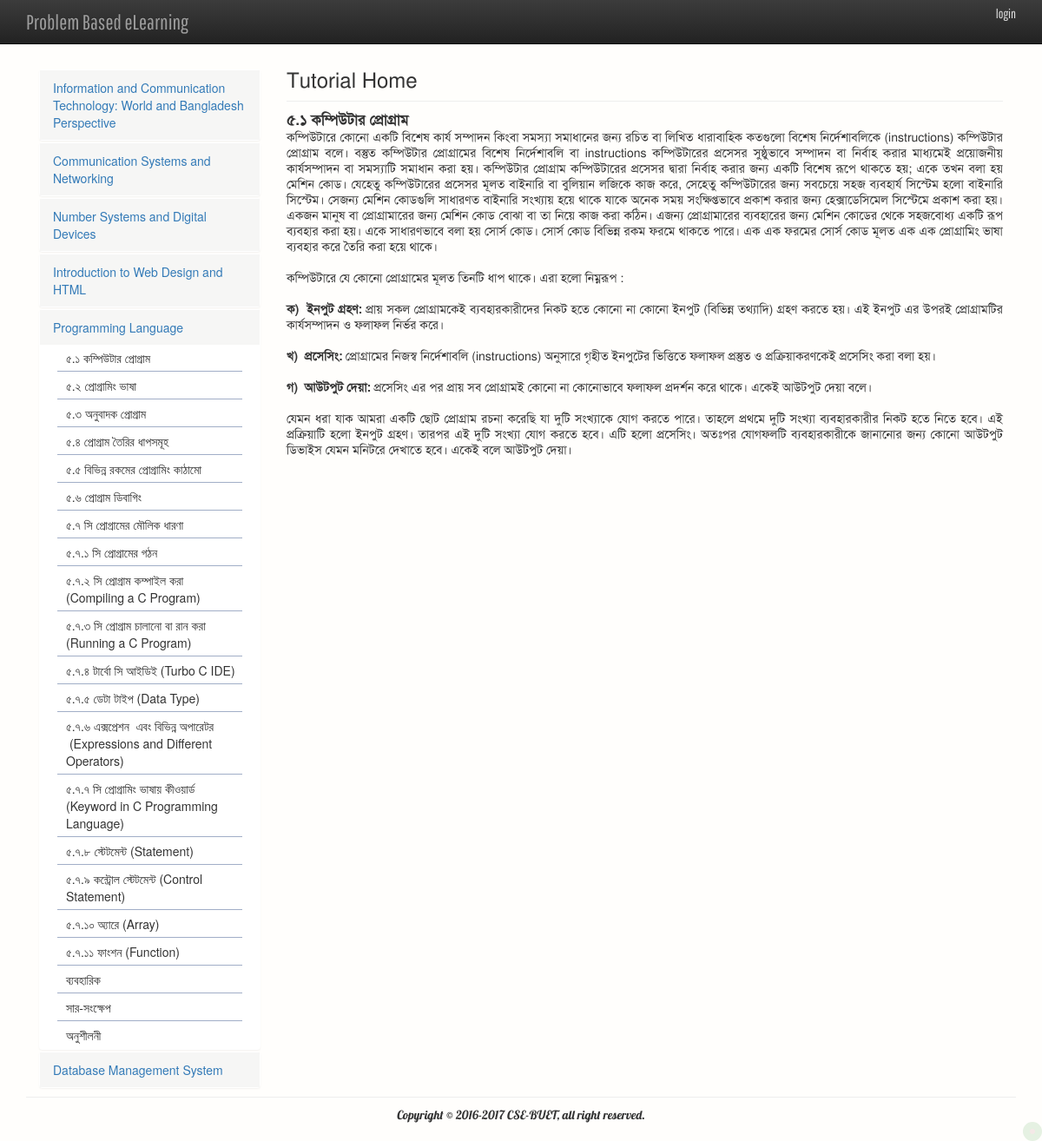
Page /c/Tutorial/index/1 on the committed database.
### tables this page shows
CREATE TABLE IF NOT EXISTS `c_tutorial` (
  `id` int(11) NOT NULL AUTO_INCREMENT,
  `section` int(11) DEFAULT NULL,
  `sub_section` varchar(255) DEFAULT NULL,
  `description` longtext,
  PRIMARY KEY (`id`)
);

CREATE TABLE IF NOT EXISTS `c_sub_section` (
  `id` int(11) NOT NULL AUTO_INCREMENT,
  `tid` int(11) DEFAULT NULL,
  `sub_title` varchar(200) DEFAULT NULL,
  PRIMARY KEY (`id`)
);

### application/controllers/c/Tutorial.php (called while the page is built, shortened)
<?php
class Tutorial extends CI_Controller {
	function __construct() {
		$this->load->model("c/Tutorial_model", "tutorial");
	}
	public function index($id)
	{
		$data['content1'] = $this->tutorial->getContent1();
		$data['content2'] = $this->tutorial->getContent2();
		$data['content5'] = $this->tutorial->getContent5();
		$data['first_content'] = $this->tutorial->getFirstContent($id);
		$this->load->view('c/tutorial/home_view', $data);
	}
}

### index.php (called while the page is built, shortened)
<?php
require_once BASEPATH.'core/CodeIgniter.php';

### application/models/c/Tutorial_model.php (called while the page is built, shortened)
<?php
class Tutorial_model extends CI_Model
{
    public function getContent1()
    {
        $this->db->select("t.id, sb.id as parent_id, sb.sub_title,  t.description as title");
        $this->db->from("c_tutorial t, c_sub_section sb");
        $this->db->where('`t`.`sub_section`=`sb`.`id`');
        $this->db->where('`t`.`id`>=22');
        $this->db->where('`t`.`id`<=55');
        $this->db->order_by("t.id");
        $query = $this->db->get();
        return $result = $query->result();
    }
    public function getContent2()
    {
        $this->db->select("t.id, sb.id as parent_id, sb.sub_title,  t.description as title");
        $this->db->from("c_tutorial t, c_sub_section sb");
        $this->db->where('`t`.`sub_section`=`sb`.`id`');
        $this->db->where('`t`.`id`>=56');
        $this->db->where('`t`.`id`<=70');
        $this->db->order_by("t.id");
        $query = $this->db->get();
        return $result = $query->result();
    }
    public function getContent5()
    {
        $this->db->select("t.id, sb.id as parent_id, sb.sub_title,  t.description as title");
        $this->db->from("c_tutorial t, c_sub_section sb");
        $this->db->where('`t`.`sub_section`=`sb`.`id`');
        $this->db->where('`t`.`id`>=1');
        $this->db->where('`t`.`id`<=21');
        $this->db->order_by("t.id");
        $query = $this->db->get();
        return $result = $query->result();
    }
    public function getFirstContent($id)
    {
        $this->db->select("t.id, sb.id as parent_id, sb.sub_title,  t.description as title");
        $this->db->from("c_tutorial t, c_sub_section sb");
        $this->db->where('`t`.`sub_section`=`sb`.`id`');
        $this->db->where('`t`.`id`', $id);
        $this->db->limit(1);
        $query = $this->db->get();
        return $result = $query->result();
    }
}

### application/views/c/tutorial/home_view.php (the view, shortened to what this page needs)
<?php
$this->load->view('c/common/book-header');
$this->load->view('c/common/tutorial_nav');
?>
<div class="col-md-9 col-sm-9 col-xs-12">
    <h3>Tutorial Home</h3>
    <hr>
    <div class="tutorial_box" id="tutorial_box">
        <?php echo '<big><b>'.$first_content[0]->sub_title.'</b></big><br>'; echo $first_content[0]->title;?>
    </div>
</div>

### application/views/c/common/tutorial_nav.php (shortened to what this page needs)
<div class="col-md-3 col-sm-4 col-xs-12">
    <ul class="nav nav-stacked" id="accordion1">
        <li class="panel"> <a data-toggle="collapse" data-parent="#accordion1" href="#firstLink">Information and Communication Technology: World and Bangladesh Perspective</a>
        </li>
        <li class="panel"> <a data-toggle="collapse" data-parent="#accordion1" href="#secondLink">Communication Systems and Networking</a>
        </li>
        <li class="panel"> <a data-toggle="collapse" data-parent="#accordion1" href="#thirdLink">Number Systems and Digital Devices</a>
        </li>
        <li class="panel"> <a data-toggle="collapse" data-parent="#accordion1" href="#fourthLink">Introduction to Web Design and HTML</a>
        </li>
        <li class="panel"> <a data-toggle="collapse" data-parent="#accordion1" href="#fifthLink">Programming Language</a>
            <ul id="fifthLink" class="collapse in" aria-expanded="true">
                <?php for ($i = 0; $i < count($content5); ++$i) { ?>
                    <li type="button" title="<?php echo $content5[$i]->id;?>" class="menu_id"><?php echo $content5[$i]->sub_title;?></li>
                <?php } ?>
            </ul>
        </li>
        <li class="panel"> <a data-toggle="collapse" data-parent="#accordion1" href="#sixthLink">Database Management System</a>
        </li>
    </ul>
</div>

### assets/css/main.css (style rules this page uses)
* { margin:0; padding:0; }
ul,li { list-style: none; }
:link,:visited { text-decoration: none; }
h1,h2, h3, h4, h5, p { margin:0; }
hr { margin: 10px 0; }
.tutorial_box { text-align: justify; }
.menu_id { width: 100%; text-align: left; margin-bottom: 1px; padding:5px 5px 5px 10px; cursor: pointer; }

### application/views/c/common/book-header.php (style rules this page uses)
body { padding-top: 80px; padding-bottom: 20px; background: #fffefc; }
#accordion1 .panel { margin-bottom: 0; }
#accordion1 .panel a { background: #f6f6f5; }
#accordion1 .panel ul { margin:0 20px; }
#accordion1 .panel ul li:last-child { border-bottom:none; }

### application/views/c/tutorial/home_view.php (style rules this page uses)
.col-md-9 { font: normal 14px 'SolaimanLipi'; }

### rows in the picture
c_tutorial: c_sub_section.sub_title "৫.১ কম্পিউটার প্রোগ্রাম", description "কম্পিউটারে কোনো একটি বিশেষ কার্য সম্পাদন কিংবা সমস্যা সমাধানের জন্য রচিত বা লিখিত ধারাবাহিক কতগুলো বিশেষ নির্দেশাবলিকে (instructions) কম্পিউটার প্রোগ্রাম বলে। বস্তুত কম্পিউটার প্রোগ্রামের বিশেষ নির্দেশাবলি বা instructions কম্পিউটারের প্রসেসর সুষ্ঠুভাবে সম্পাদন বা নির্বাহ করার মাধ্যমেই প্রয়োজনীয় কার্যসম্পাদন বা সমস্যাটি সমাধান করা হয়। কম্পিউটার প্রোগ্রাম কম্পিউটারের প্রসেসর দ্বারা নির্বাহ করার জন্য একটি বিশেষ রূপে থাকতে হয়; একে তখন বলা হয় মেশিন কোড। যেহেতু কম্পিউটারের প্রসেসর মূলত বাইনারি বা বুলিয়ান লজিকে কাজ করে, সেহেতু কম্পিউটারের জন্য সবচেয়ে সহজ ব্যবহার্য সিস্টেম হলো বাইনারি সিস্টেম। সেজন্য মেশিন কোডগুলি সাধারণত বাইনারি সংখ্যায় হয়ে থাকে যাকে অনেক সময় সংক্ষিপ্তভাবে প্রকাশ করার জন্য…"
c_tutorial: c_sub_section.sub_title "৫.২ প্রোগ্রামিং ভাষা"
c_tutorial: c_sub_section.sub_title "৫.৩ অনুবাদক প্রোগ্রাম"
c_tutorial: c_sub_section.sub_title "৫.৪ প্রোগ্রাম তৈরির ধাপসমূহ"
c_tutorial: c_sub_section.sub_title "৫.৫ বিভিন্ন রকমের প্রোগ্রামিং কাঠামো"
c_tutorial: c_sub_section.sub_title "৫.৬ প্রোগ্রাম ডিবাগিং"
c_tutorial: c_sub_section.sub_title "৫.৭ সি প্রোগ্রামের মৌলিক ধারণা"
c_tutorial: c_sub_section.sub_title "৫.৭.১ সি প্রোগ্রামের গঠন"
c_tutorial: c_sub_section.sub_title "৫.৭.২ সি প্রোগ্রাম কম্পাইল করা (Compiling a C Program)"
c_tutorial: c_sub_section.sub_title "৫.৭.৩ সি প্রোগ্রাম চালানো বা রান করা (Running a C Program)"
c_tutorial: c_sub_section.sub_title "৫.৭.৪ টার্বো সি আইডিই (Turbo C IDE)"
c_tutorial: c_sub_section.sub_title "৫.৭.৫ ডেটা টাইপ (Data Type)"
c_tutorial: c_sub_section.sub_title "৫.৭.৬ এক্সপ্রেশন এবং বিভিন্ন অপারেটর (Expressions and Different Operators)"
c_tutorial: c_sub_section.sub_title "৫.৭.৭ সি প্রোগ্রামিং ভাষায় কীওয়ার্ড (Keyword in C Programming Language)"
c_tutorial: c_sub_section.sub_title "৫.৭.৮ স্টেটমেন্ট (Statement)"
c_tutorial: c_sub_section.sub_title "৫.৭.৯ কন্ট্রোল স্টেটমেন্ট (Control Statement)"
c_tutorial: c_sub_section.sub_title "৫.৭.১০ অ্যারে (Array)"
c_tutorial: c_sub_section.sub_title "৫.৭.১১ ফাংশন (Function)"
c_tutorial: c_sub_section.sub_title "ব্যবহারিক"
c_tutorial: c_sub_section.sub_title "সার-সংক্ষেপ"
c_tutorial: c_sub_section.sub_title "অনুশীলনী"
